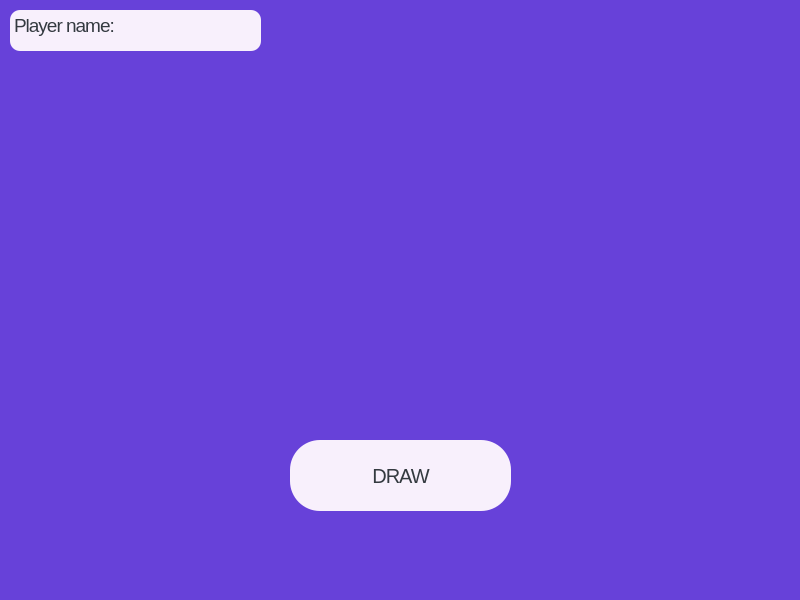
<?xml version="1.0" encoding="UTF-8"?>
<ui version="4.0">
 <class>PreDraw3Window</class>
 <widget class="QMainWindow" name="PreDraw3Window">
  <property name="geometry">
   <rect>
    <x>0</x>
    <y>0</y>
    <width>800</width>
    <height>600</height>
   </rect>
  </property>
  <property name="windowTitle">
   <string>MainWindow</string>
  </property>
  <property name="styleSheet">
   <string notr="true">background-color: #6741d9;</string>
  </property>
  <widget class="QWidget" name="centralwidget">
   <widget class="QLabel" name="dice1">
    <property name="geometry">
     <rect>
      <x>80</x>
      <y>140</y>
      <width>151</width>
      <height>171</height>
     </rect>
    </property>
    <property name="text">
     <string/>
    </property>
    <property name="pixmap">
     <pixmap resource="resources.qrc">:/cube/res/dice-?.png</pixmap>
    </property>
   </widget>
   <widget class="QPushButton" name="btnDraw">
    <property name="geometry">
     <rect>
      <x>290</x>
      <y>440</y>
      <width>221</width>
      <height>71</height>
     </rect>
    </property>
    <property name="styleSheet">
     <string notr="true">background-color: #f8f0fc;
color: #343a40;
font: 20px;
line-height: 1;
letter-spacing: -1px;
border-radius: 30px;
</string>
    </property>
    <property name="text">
     <string>DRAW</string>
    </property>
   </widget>
   <widget class="QTextEdit" name="playerName">
    <property name="geometry">
     <rect>
      <x>10</x>
      <y>10</y>
      <width>251</width>
      <height>41</height>
     </rect>
    </property>
    <property name="styleSheet">
     <string notr="true">background-color: #f8f0fc;
color: #343a40;
font: 20px;
line-height: 1;
letter-spacing: -1px;
border-radius: 10px;
</string>
    </property>
    <property name="html">
     <string>&lt;!DOCTYPE HTML PUBLIC &quot;-//W3C//DTD HTML 4.0//EN&quot; &quot;http://www.w3.org/TR/REC-html40/strict.dtd&quot;&gt;
&lt;html&gt;&lt;head&gt;&lt;meta name=&quot;qrichtext&quot; content=&quot;1&quot; /&gt;&lt;meta charset=&quot;utf-8&quot; /&gt;&lt;style type=&quot;text/css&quot;&gt;
p, li { white-space: pre-wrap; }
hr { height: 1px; border-width: 0; }
li.unchecked::marker { content: &quot;\2610&quot;; }
li.checked::marker { content: &quot;\2612&quot;; }
&lt;/style&gt;&lt;/head&gt;&lt;body style=&quot; font-family:'.AppleSystemUIFont'; font-size:20px; font-weight:400; font-style:normal; letter-spacing:-1px;&quot;&gt;
&lt;p style=&quot; margin-top:0px; margin-bottom:0px; margin-left:0px; margin-right:0px; -qt-block-indent:0; text-indent:0px;&quot;&gt;&lt;span style=&quot; font-size:14pt;&quot;&gt;Player name:&lt;/span&gt;&lt;/p&gt;&lt;/body&gt;&lt;/html&gt;</string>
    </property>
    <property name="placeholderText">
     <string/>
    </property>
   </widget>
   <widget class="QLabel" name="dice2">
    <property name="geometry">
     <rect>
      <x>330</x>
      <y>150</y>
      <width>181</width>
      <height>161</height>
     </rect>
    </property>
    <property name="text">
     <string/>
    </property>
    <property name="pixmap">
     <pixmap resource="resources.qrc">:/cube/res/dice-?.png</pixmap>
    </property>
   </widget>
   <widget class="QLabel" name="dice3">
    <property name="geometry">
     <rect>
      <x>590</x>
      <y>140</y>
      <width>151</width>
      <height>171</height>
     </rect>
    </property>
    <property name="text">
     <string/>
    </property>
    <property name="pixmap">
     <pixmap resource="resources.qrc">:/cube/res/dice-?.png</pixmap>
    </property>
   </widget>
  </widget>
  <widget class="QMenuBar" name="menubar">
   <property name="geometry">
    <rect>
     <x>0</x>
     <y>0</y>
     <width>800</width>
     <height>24</height>
    </rect>
   </property>
  </widget>
  <widget class="QStatusBar" name="statusbar"/>
 </widget>
 <resources>
  <include location="resources.qrc"/>
 </resources>
 <connections/>
</ui>
